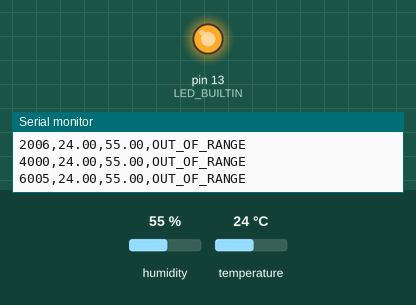
Recording of a sketch running on a simulated Arduino Uno, built with avr-gcc and run on an emulated ATmega328P. Parts: output pins drawn as LEDs (lit = HIGH), the last lines printed to the serial monitor. The test bench sets the inputs (shaded band); at power-on: temperature 24 °C, humidity 55 %.

Above: at 6.8 s.
6.9 s: temperature set to 8.9 °C
12.3 s: temperature set to 7.4 °C
At 14.5 s:
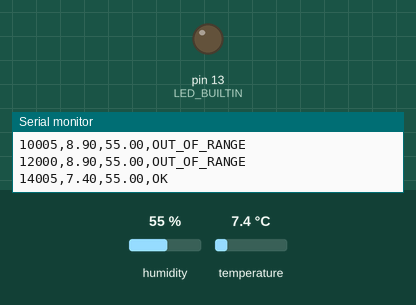
17.7 s: temperature set to 12 °C
At 18.8 s:
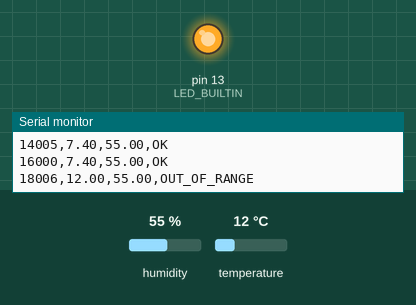
23.1 s: temperature set to 7 °C
At 27.2 s:
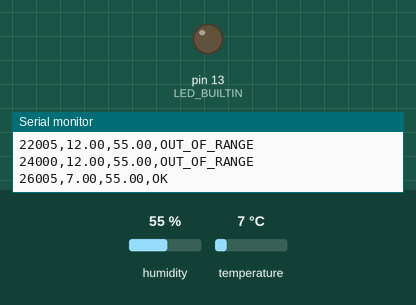
Timing chart, 0 to 28.7 s (numbered marks = the images above; inputs shaded):
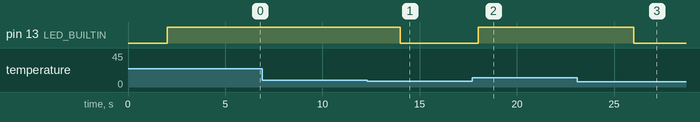

Measured:
- the behaviour switches between 8.1 and 8 °C on temperature (found by bisection; images 0 and 1)
- after the input at 12.3 s, pin 13 (LED_BUILTIN): HIGH → LOW after 1.7 s
- after the input at 17.7 s, pin 13 (LED_BUILTIN): LOW → HIGH after 0.31 s
- after the input at 23.1 s, pin 13 (LED_BUILTIN): HIGH → LOW after 2.9 s

The sketch:

cold_chain_monitor.ino
```cpp
/*
  Cold-chain temperature monitor

  Hardware:
    - Arduino UNO R4 WiFi or UNO R4 Minima
    - DHT22 data pin connected to D2
    - DHT22 VCC -> 5V, GND -> GND
    - 10k pull-up resistor between DHT22 DATA and VCC

  Install the "DHT sensor library" by Adafruit before uploading.
  The serial output is CSV-friendly:
    milliseconds,temperature_c,humidity_pct,alarm
*/

#include <DHT.h>

constexpr uint8_t DHT_PIN = 2;
constexpr uint8_t DHT_TYPE = DHT22;
constexpr float MIN_SAFE_C = 2.0;
constexpr float MAX_SAFE_C = 8.0;
constexpr unsigned long SAMPLE_INTERVAL_MS = 2000;

DHT dht(DHT_PIN, DHT_TYPE);
unsigned long lastSampleMs = 0;

void setup() {
  pinMode(LED_BUILTIN, OUTPUT);
  digitalWrite(LED_BUILTIN, LOW);

  Serial.begin(115200);
  unsigned long startMs = millis();
  while (!Serial && millis() - startMs < 3000) {
    delay(10);
  }

  dht.begin();
  Serial.println("milliseconds,temperature_c,humidity_pct,alarm");
}

void loop() {
  if (millis() - lastSampleMs < SAMPLE_INTERVAL_MS) {
    return;
  }
  lastSampleMs = millis();

  const float humidity = dht.readHumidity();
  const float temperatureC = dht.readTemperature();

  if (isnan(humidity) || isnan(temperatureC)) {
    digitalWrite(LED_BUILTIN, HIGH);
    Serial.print(millis());
    Serial.println(",ERROR,ERROR,SENSOR_ERROR");
    return;
  }

  const bool alarm = temperatureC < MIN_SAFE_C || temperatureC > MAX_SAFE_C;
  digitalWrite(LED_BUILTIN, alarm ? HIGH : LOW);

  Serial.print(millis());
  Serial.print(',');
  Serial.print(temperatureC, 2);
  Serial.print(',');
  Serial.print(humidity, 2);
  Serial.print(',');
  Serial.println(alarm ? "OUT_OF_RANGE" : "OK");
}
```
